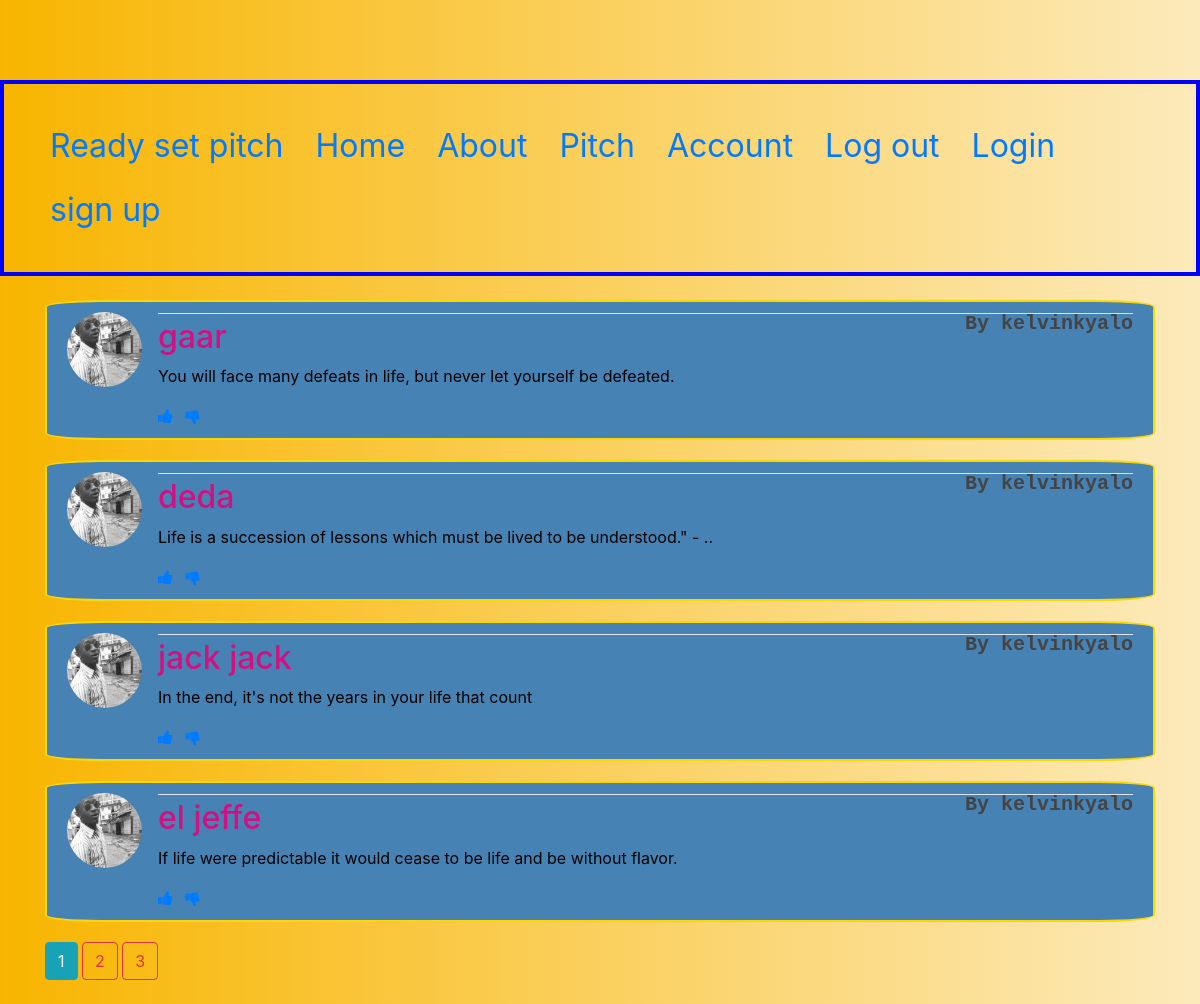
The page /home on the database its author committed.
### pitches/models.py (models this page shows, shortened)
class Pitch(db.Model):
    id = db.Column(db.Integer, primary_key=True)
    category = db.Column(db.String(100), nullable=False)
    date_posted = db.Column(db.DateTime, nullable=False, default=datetime.utcnow)
    content = db.Column(db.Text, nullable=False)
    user_id = db.Column(db.Integer, db.ForeignKey('user.id'), nullable=False)

class User(db.Model, UserMixin):
    id = db.Column(db.Integer, primary_key=True)
    username = db.Column(db.String(20), unique=True, nullable=False)
    email = db.Column(db.String(120), unique=True, nullable=False)
    image_file = db.Column(db.String(20), nullable=False, default='default.jpg')
    password = db.Column(db.String(60), nullable=False)
    pitches = db.relationship('Pitch', backref='author', lazy=True)

### pitches/main/routes.py (the view)
@main.route("/")
@main.route("/home")
def home():
    page = request.args.get('page', 1, type=int)
    pitches = Pitch.query.order_by(Pitch.date_posted.desc()).paginate(page=page, per_page=4)
    return render_template('home.html', pitches=pitches)

### pitches/templates/home.html
{% extends 'layout.html' %} {% block content %} {% for pitch in pitches.items %}
<article class="media content-section" style="border: 2px gold solid; border-radius: 5%; background-color: steelblue;color: black;">
    <a href="{{ url_for('users.user_pitches', username=pitch.author.username) }}"><img class="rounded-circle article-img" src="{{ url_for('static', filename='profile_pics/' + pitch.author.image_file) }}"></a>
    <div class="media-body">
        <div class="article-metadata">
            <h5 class="pull-right" style="font-weight: 600; font-family: monospace;">By {{ pitch.author.username }}</h5>
        </div>
        <h2><a class="article-title" href="{{ url_for('pitchess.pitch', pitch_id=pitch.id) }}">{{ pitch.category }}</a></h2>
        <p class="article-content">{{ pitch.content }}</p>
        <a href="#"><i class="fa fa-thumbs-up" aria-hidden="true"></i></a>
        <a href="#"><i class="fa fa-thumbs-down ml-2" aria-hidden="true"></i></a>
    </div>
</article>
{% endfor %} {% for page_num in pitches.iter_pages(left_edge=1, right_edge=1, left_current=1, right_current=2) %} {% if page_num %} {% if pitches.page == page_num %}
<a class="btn btn-info mb-4" href="{{ url_for('main.home', page=page_num) }}">{{ page_num }}</a> {% else %}
<a class="btn btn-outline-danger mb-4" href="{{ url_for('main.home', page=page_num) }}">{{ page_num }}</a> {% endif %} {% else %} ... {% endif %} {% endfor %} {% endblock content %}

### pitches/static/main.css (style rules this page uses)
body { background: #fafafa; color: #333333; margin-top: 5rem; }
h1, h2, h3, h4, h5, h6 { color: #444444; }
.content-section { background: #ffffff; padding: 10px 20px; border: 1px solid #dddddd; border-radius: 3px; margin-bottom: 20px; }
.article-title { color: #d31082; }
.article-content { white-space: pre-line; }
.article-img { height: 75px; width: 75px; margin-right: 16px; }
.article-metadata { padding-bottom: 1px; margin-bottom: 4px; border-bottom: 1px solid #e3e3e3 }

### rows shown on the page
Pitch: image_file (picture), author.username "kelvinkyalo", category "gaar", content "You will face many defeats in life, but never let yourself be defeated."
Pitch: image_file (picture), author.username "kelvinkyalo", category "deda", content "Life is a succession of lessons which must be lived to be understood.\" - .."
Pitch: image_file (picture), author.username "kelvinkyalo", category "jack jack", content "In the end, it's not the years in your life that count"
Pitch: image_file (picture), author.username "kelvinkyalo", category "el jeffe", content "If life were predictable it would cease to be life and be without flavor."

### other values the page prints
{{ page_num }} "1"
{{ page_num }} "2" "3"
